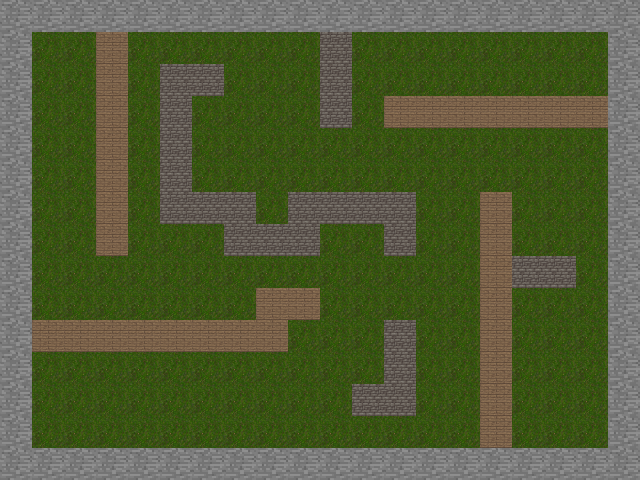

A 2D game scene composited from a Tiled map and its tileset images. What follows is a short description and the map's XML, with each tile layer's data collapsed to a summary:
An orthogonal 20x15 tile map with 32x32 px tiles, 2 tile layers (background, solids).

<map version="1.0" tiledversion="1.1.4" orientation="orthogonal" renderorder="right-down" width="20" height="15" tilewidth="32" tileheight="32" infinite="0" nextobjectid="16">
 <tileset firstgid="1" source="tileSet.tsx" />
 <layer name="background" width="20" height="15" locked="1">
  <data>[300 cells, 300 non-empty, 1 distinct tile ids]</data>
 </layer>
 <layer name="solids" width="20" height="15">
  <data>[300 cells, 123 non-empty, 3 distinct tile ids]</data>
 </layer>
</map>
